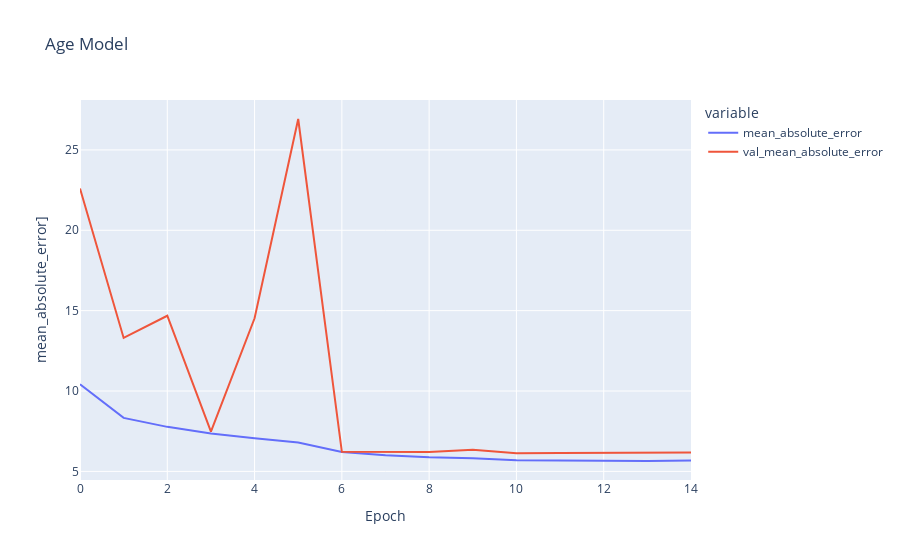

Notebook source saved alongside this figure:
### Code cell
fig = px.line(
    r.history,
    y=['mean_absolute_error', 'val_mean_absolute_error'],
    labels={'index': "Epoch", 'value': "mean_absolute_error]"},
    title="Age Model"
)

fig.show()

### Figure 1 — Plotly figure (JSON) as saved in the notebook; plotly's stock layout.template omitted (floating-point values rounded to 4 significant figures)
{"data": [{"hovertemplate": "variable=mean_absolute_error<br>Epoch=%{x}<br>mean_absolute_error]=%{y}<extra></extra>", "legendgroup": "mean_absolute_error", "line": {"color": "#636efa", "dash": "solid"}, "mode": "lines", "name": "mean_absolute_error", "orientation": "v", "showlegend": true, "type": "scatter", "x": [0, 1, 2, 3, 4, 5, 6, 7, 8, 9, 10, 11, 12, 13, 14], "xaxis": "x", "y": [10.42, 8.33, 7.771, 7.356, 7.057, 6.799, 6.211, 6.003, 5.873, 5.81, 5.698, 5.681, 5.667, 5.647, 5.678], "yaxis": "y"}, {"hovertemplate": "variable=val_mean_absolute_error<br>Epoch=%{x}<br>mean_absolute_error]=%{y}<extra></extra>", "legendgroup": "val_mean_absolute_error", "line": {"color": "#EF553B", "dash": "solid"}, "mode": "lines", "name": "val_mean_absolute_error", "orientation": "v", "showlegend": true, "type": "scatter", "x": [0, 1, 2, 3, 4, 5, 6, 7, 8, 9, 10, 11, 12, 13, 14], "xaxis": "x", "y": [22.6, 13.3, 14.68, 7.478, 14.53, 26.92, 6.22, 6.193, 6.206, 6.349, 6.131, 6.138, 6.142, 6.158, 6.177], "yaxis": "y"}], "layout": {"legend": {"title": {"text": "variable"}, "tracegroupgap": 0}, "title": {"text": "Age Model"}, "xaxis": {"anchor": "y", "domain": [0, 1], "title": {"text": "Epoch"}}, "yaxis": {"anchor": "x", "domain": [0, 1], "title": {"text": "mean_absolute_error]"}}}}
